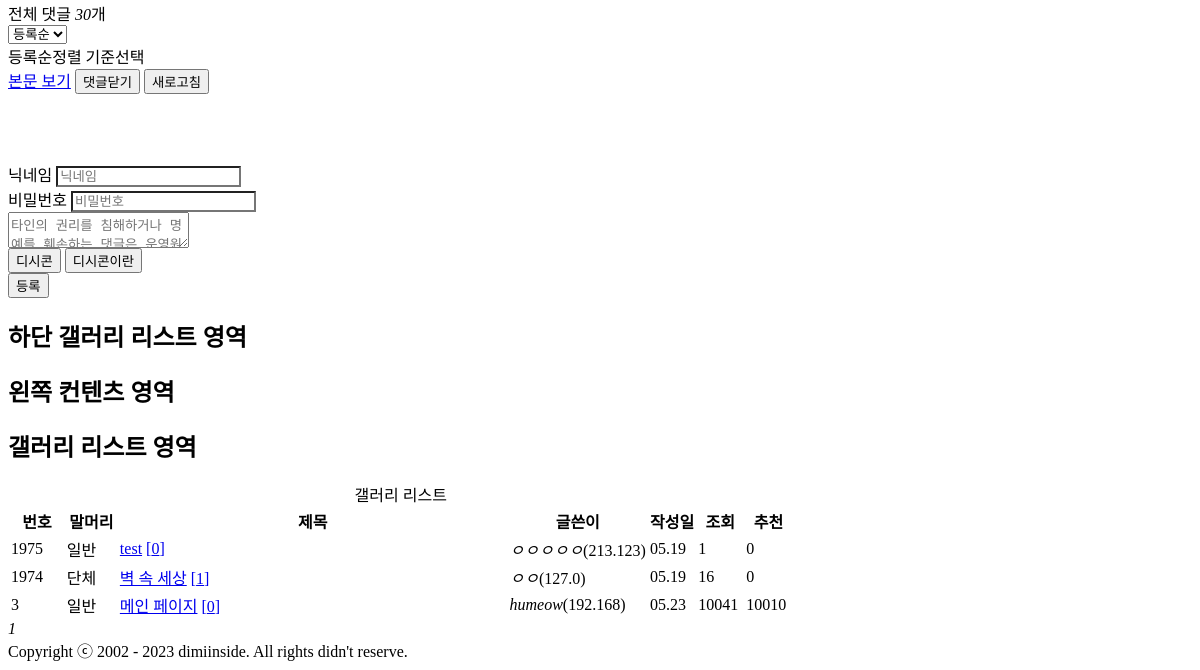
Before: /gallery/wp/1975 (lower part) with the older database file.
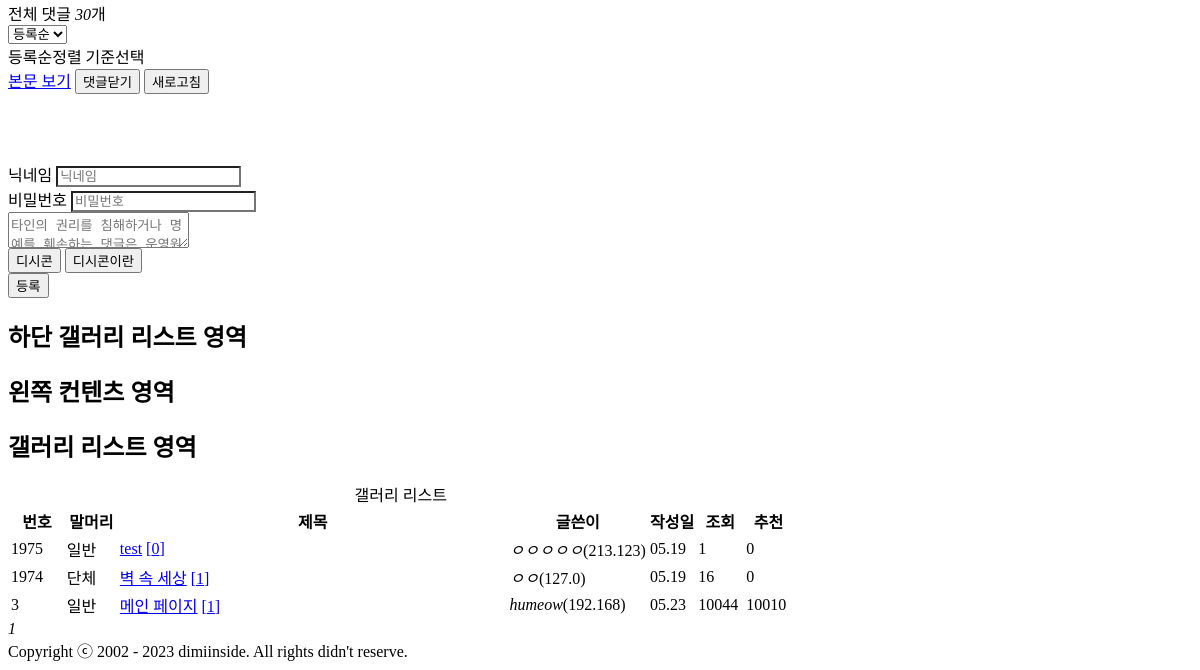
After: the same page with the newer database file.
### model/model.py (models this page shows)
class Writing(SQLModel, table=True):
    id: Optional[int] = Field(default=None, primary_key=True)
    gallery: str
    subject: str
    title: str
    nickname: str
    ip: str
    date: str
    count: int
    recommend: int = Field(default=0)
    unrecommend: int = Field(default=0)
    content: str
    chat_ids: str = Field(default="")

### router/poetry.py (the view)
@router.get("/gallery/{gallery}/{writing_id}")
async def show_writing(request: Request, gallery, writing_id):
    with Session(engine) as session:
        statement = select(Writing).where(Writing.id == writing_id).where(Writing.gallery == gallery)
        results = session.exec(statement)
        resFetch = results.first()
        if resFetch is None:
            return None
        foot_writing_dict_list = foot_writing_dict_list_func(gallery)
        reply_dict_list = load_reply(writing_id)
        resFetch.count += 1
        session.add(resFetch)
        session.commit()
        session.refresh(resFetch)
        now_writing_dict = {
            "id": writing_id,
            "gallery": gallery,
            "subject": resFetch.subject,
            "title": resFetch.title,
            "nickname": resFetch.nickname,
            "ip": resFetch.ip,
            "reply_num": len(reply_dict_list),
            "date": resFetch.date,
            "count": resFetch.count,  # 조회수
            "recommend": resFetch.recommend,  # 추천
            "unrecommend": resFetch.unrecommend,
            "content": resFetch.content,
            "chat_id": resFetch.chat_ids.split(","),
        }
        gallery_list = [
            ["DC", 'dc'],
            ["EB", 'eb'],
            ["WP", 'wp'],
            ["HD", 'hd'],
            ["허관무", 'gwanmu'],
        ]
        return templates.TemplateResponse("clear_last.html",
                                          {"request": request, "now_writing_dict": now_writing_dict, "gallery_list": gallery_list,
                                           "foot_writing_dict_list": foot_writing_dict_list, "reply_dict_list": reply_dict_list,
                                          "gallery_list_length": len(gallery_list), })

### templates/clear_last.html (shortened to what the changed rows need)
<html lang="ko" class="darkmode"><head>
	<link rel="stylesheet" type="text/css" href="https://nstatic.dcinside.com/dc/w/css/reset.css?v=3">
	<link rel="stylesheet" type="text/css" href="https://nstatic.dcinside.com/dc/w/css/common.css?v=220722">
	<link rel="stylesheet" type="text/css" href="https://nstatic.dcinside.com/dc/w/css/contents.css?v=221013_3">
  	<link rel="stylesheet" type="text/css" href="https://nstatic.dcinside.com/dc/w/css/minor.css?v=220722">
  	<link rel="stylesheet" type="text/css" href="https://nstatic.dcinside.com/dc/w/css/popup.css?v=221012">
  	<link rel="stylesheet" type="text/css" href="https://nstatic.dcinside.com/dc/w/css/research.css?v=220722">
  	<link rel="stylesheet" type="text/css" href="https://nstatic.dcinside.com/dc/w/css/og.css?v=221107">
  		<link rel="stylesheet" href="https://nstatic.dcinside.com/dc/w/css/minor.css?v=220106" type="text/css" charset="utf-8">
  </head><body>
  <div id="top" class="dcwrap width1160 view_wrap miniwrap">
        <div class="wrap_inner ">
    <main id="container" class="clear mini_view">
	<section>
		<article>
			<h2 class="blind">하단 갤러리 리스트 영역</h2>
			<div id="bottom_listwrap" class="listwrap clear">
				<section class="left_content">
					<h2 class="blind">왼쪽 컨텐츠 영역</h2>
					<article>
						<h2 class="blind">갤러리 리스트 영역</h2>
						<div class="gall_listwrap list">
							<div id="survey" style="display: none;"></div><table class="gall_list ">
								<caption>갤러리 리스트</caption>
								<colgroup>
								</colgroup>
								<thead>
									<tr>
										<th scope="col">번호</th>
										<th scope="col">말머리</th>
										<th scope="col">제목</th>
										<th scope="col">글쓴이</th>
										<th scope="col">작성일</th>
										<th scope="col">조회</th>
										<th scope="col">추천</th>
									</tr>
								</thead>
								<tbody>
									{% for foot_writing_dict in foot_writing_dict_list %}
										{% if foot_writing_dict['id'] == now_writing_dict['id'] %}
										<tr class="ub-content ctr">
											<td class="gall_num"><span class="sp_img crt_icon"> </span></td>
											<td class="gall_subject">{{foot_writing_dict['subject']}}</td>
											<td class="gall_tit ub-word">
												<a href="/gallery/{{now_writing_dict['gallery']}}/{{foot_writing_dict['id']}}" view-msg=""><em class="icon_img icon_txt"></em>{{foot_writing_dict['title']}}</a>
												<a class="reply_numbox" href="/gallery/{{now_writing_dict['gallery']}}/{{foot_writing_dict['id']}}"><span class="reply_num">[{{foot_writing_dict['reply_num']}}]</span></a>
											</td>
											<td class="gall_writer ub-writer" data-nick="{{foot_writing_dict['nickname']}}" data-uid="" data-ip="{{foot_writing_dict['ip']}}" data-loc="view_list">
											<span class="nickname" title="{{foot_writing_dict['nickname']}}"><em>{{foot_writing_dict['nickname']}}</em></span><span class="ip">({{foot_writing_dict['ip']}})</span>																					</td>
											<td class="gall_date" title="{{foot_writing_dict['date']}}">{{foot_writing_dict['specific_date']}}</td>
											<td class="gall_count">{{foot_writing_dict['count']}}</td>
											<td class="gall_recommend">{{foot_writing_dict['recommend']}}</td>
										</tr>
										{% else %}
										<tr class="ub-content ctr">
											<td class="gall_num">{{foot_writing_dict['id']}}</td>
											<td class="gall_subject">{{foot_writing_dict['subject']}}</td>
											<td class="gall_tit ub-word">
												<a href="/gallery/{{now_writing_dict['gallery']}}/{{foot_writing_dict['id']}}" view-msg=""><em class="icon_img icon_txt"></em>{{foot_writing_dict['title']}}</a>
												<a class="reply_numbox" href="/gallery/{{now_writing_dict['gallery']}}/{{foot_writing_dict['id']}}"><span class="reply_num">[{{foot_writing_dict['reply_num']}}]</span></a>
											</td>
											<td class="gall_writer ub-writer" data-nick="{{foot_writing_dict['nickname']}}" data-uid="" data-ip="{{foot_writing_dict['ip']}}" data-loc="view_list">
											<span class="nickname" title="{{foot_writing_dict['nickname']}}"><em>{{foot_writing_dict['nickname']}}</em></span><span class="ip">({{foot_writing_dict['ip']}})</span>																					</td>
											<td class="gall_date" title="{{foot_writing_dict['date']}}">{{foot_writing_dict['specific_date']}}</td>
											<td class="gall_count">{{foot_writing_dict['count']}}</td>
											<td class="gall_recommend">{{foot_writing_dict['recommend']}}</td>
										</tr>
										{% endif %}
									{% endfor %}
								</tbody>
							</table>
						</div>
					</article>
				</section>
			</div>
		</article>
	</section>
</main>
</div>
      </div>
</body></html>

Changed rows visible on the page:
changed Writing "메인 페이지": reply_num "0" → "1"; count "10041" → "10044"
